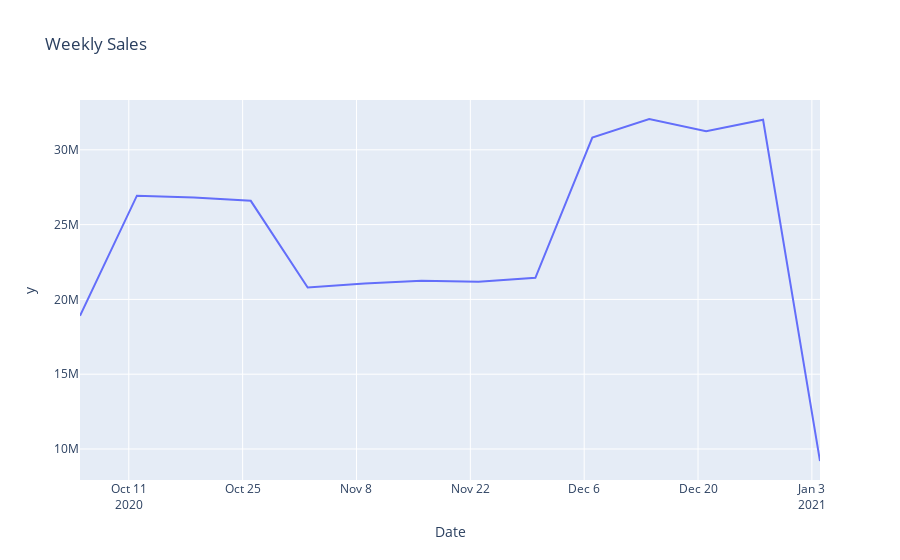

Notebook cell for this chart:
### Code cell
# Weekly Report: resample by Week and start with Monday

weekly_report = sales_report.resample('W-MON').sum()
weekly_sales = px.line(data_frame = sales_report.resample('W-MON').sum(), y = weekly_report['Sales'], title = 'Weekly Sales')
weekly_sales

### Figure 1 — Plotly figure (JSON) as saved in the notebook; plotly's stock layout.template omitted (floating-point values rounded to 4 significant figures)
{"data": [{"hovertemplate": "Date=%{x}<br>y=%{y}<extra></extra>", "legendgroup": "", "line": {"color": "#636efa", "dash": "solid"}, "marker": {"symbol": "circle"}, "mode": "lines", "name": "", "orientation": "v", "showlegend": false, "type": "scatter", "x": ["2020-10-05T00:00:00", "2020-10-12T00:00:00", "2020-10-19T00:00:00", "2020-10-26T00:00:00", "2020-11-02T00:00:00", "2020-11-09T00:00:00", "2020-11-16T00:00:00", "2020-11-23T00:00:00", "2020-11-30T00:00:00", "2020-12-07T00:00:00", "2020-12-14T00:00:00", "2020-12-21T00:00:00", "2020-12-28T00:00:00", "2021-01-04T00:00:00"], "xaxis": "x", "y": [18907500, 26935000, 26805000, 26590000, 20797500, 21065000, 21242500, 21187500, 21442500, 30817500, 32060000, 31247500, 32007500, 9197500], "yaxis": "y"}], "layout": {"autosize": true, "legend": {"tracegroupgap": 0}, "title": {"text": "Weekly Sales"}, "xaxis": {"anchor": "y", "autorange": true, "domain": [0, 1], "range": ["2020-10-05", "2021-01-04"], "title": {"text": "Date"}, "type": "date"}, "yaxis": {"anchor": "x", "autorange": true, "domain": [0, 1], "range": [7927000.0, 33330000.0], "title": {"text": "y"}, "type": "linear"}}}
